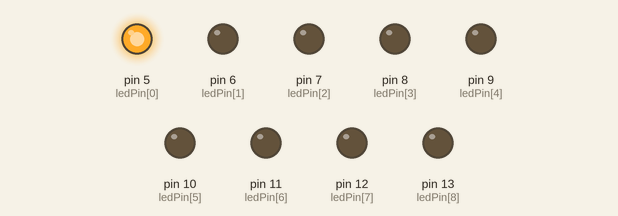
The sketch below on a simulated Arduino Uno, built with avr-gcc and run on an emulated ATmega328P. On the bench: output pins drawn as LEDs (lit = HIGH).

Above: at 0.04 s.
At 5.09 s:
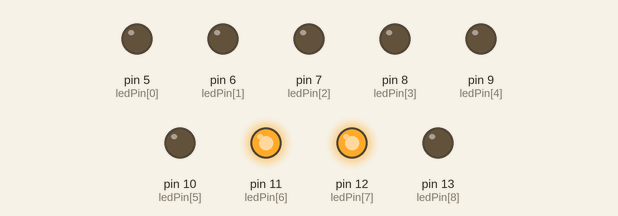
At 10.09 s:
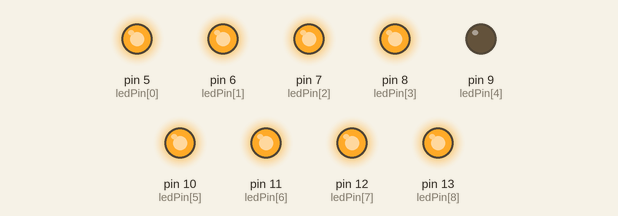
At 20.19 s:
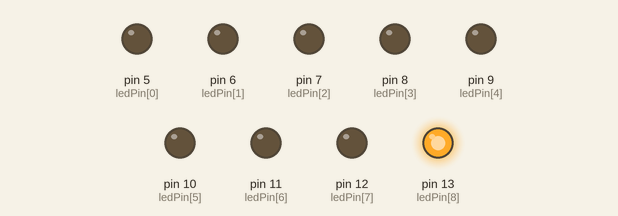
At 30.07 s:
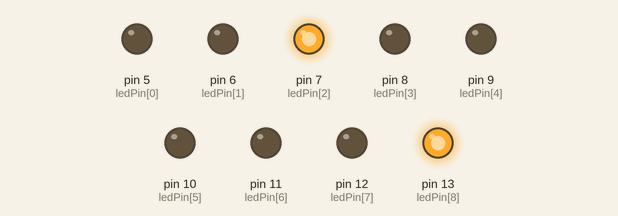
At 39.93 s:
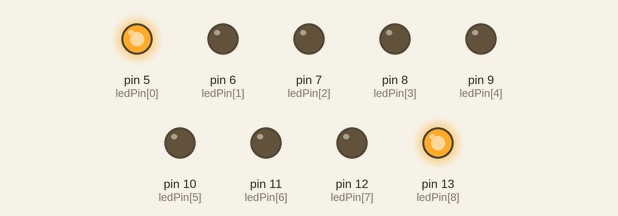
Timing chart, 0 to 40.0 s (numbered marks = the images above):
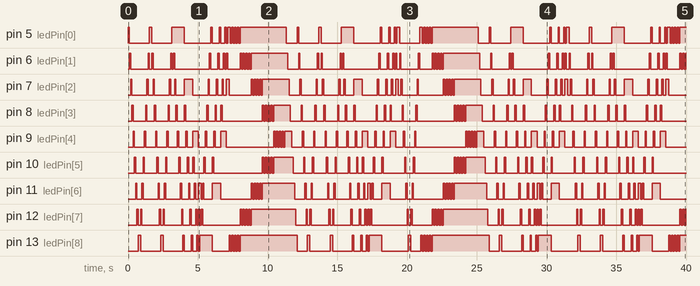

Measured:
- by itself, pin 5 (ledPin[0]): LOW → HIGH at 0.00 s, → LOW 0.09 s later, → HIGH 1.4 s later, → LOW 0.18 s later, … (77 changes in this stretch)
- by itself, pin 6 (ledPin[1]): LOW → HIGH at 0.09 s, → LOW 0.09 s later, → HIGH 1.3 s later, → LOW 0.09 s later, … (97 changes in this stretch)
- by itself, pin 7 (ledPin[2]): LOW → HIGH at 0.18 s, → LOW 0.09 s later, → HIGH 1.1 s later, → LOW 0.09 s later, … (100 changes in this stretch)
- by itself, pin 8 (ledPin[3]): LOW → HIGH at 0.27 s, → LOW 0.09 s later, → HIGH 0.90 s later, → LOW 0.09 s later, … (92 changes in this stretch)
- by itself, pin 9 (ledPin[4]): LOW → HIGH at 0.36 s, → LOW 0.09 s later, → HIGH 0.72 s later, → LOW 0.09 s later, … (100 changes in this stretch)
- by itself, pin 10 (ledPin[5]): LOW → HIGH at 0.45 s, → LOW 0.09 s later, → HIGH 0.54 s later, → LOW 0.09 s later, … (92 changes in this stretch)
- by itself, pin 11 (ledPin[6]): LOW → HIGH at 0.54 s, → LOW 0.09 s later, → HIGH 0.36 s later, → LOW 0.09 s later, … (100 changes in this stretch)
- by itself, pin 12 (ledPin[7]): LOW → HIGH at 0.63 s, → LOW 0.09 s later, → HIGH 0.18 s later, → LOW 0.09 s later, … (97 changes in this stretch)

The sketch:

ch9.ino
```cpp
int ledPin[9] = { 5 , 6 , 7 , 8 , 9 , 10 , 11 , 12 , 13 };
int count1=0;
int count2=1;
void setup() {
  int i;
  for(i=0;i<9;i++)
  {
    pinMode(ledPin[i],OUTPUT);
  }

}

void loop() {
  count1++;
  count2++;
  int i;
  int j;
  for(i=0;i<9;i++)
  {
    digitalWrite(ledPin[i],HIGH);
    delay(90);
    digitalWrite(ledPin[i],LOW);
  }
  for(i=8;i>=0;i--)
  {
    digitalWrite(ledPin[i],HIGH);
    delay(90);
    digitalWrite(ledPin[i],LOW);
  }
  if(count1%2==0)
  {
    for(i=0;i<9;i+=2)
    {
      digitalWrite(ledPin[i],HIGH);
      for(j=i+1;j<9;j++)
      {
        digitalWrite(ledPin[j],HIGH);
        delay(100);
        digitalWrite(ledPin[j],LOW);
      }
      digitalWrite(ledPin[i],LOW);
    }
      for(i=8;i>=0;i-=2)
      {
        digitalWrite(ledPin[i],HIGH);
        for(j=i-1;j>=0;j--)
        {
         digitalWrite(ledPin[j],HIGH);
         delay(100);
         digitalWrite(ledPin[j],LOW);
        }
        digitalWrite(ledPin[i],LOW);
      }
  }
  int k;
  if(count2%3==0)
  {
    for(i=0,j=8;i<5;i++,j--)
    {
      for(k=0;k<4;k++)
      {
        digitalWrite(ledPin[i],HIGH);
        digitalWrite(ledPin[j],HIGH);
        delay(100);
        digitalWrite(ledPin[i],LOW);
        digitalWrite(ledPin[j],LOW);
        delay(100);
      }
      digitalWrite(ledPin[i],HIGH);
      digitalWrite(ledPin[j],HIGH);
    }
    for(i=0;i<9;i++)
    {
      delay(100);
      digitalWrite(ledPin[i],LOW);
    }
  }
}
```
